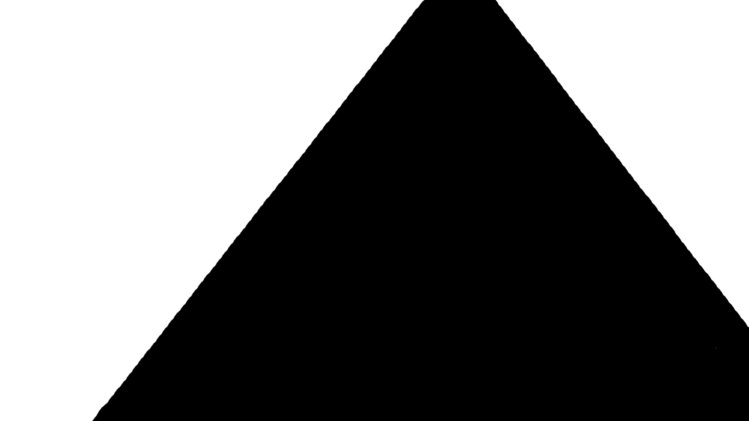
#> input picture singleframe_demo/mask.png, 1497 x 842 px (shown at 1/2 size)
$ python demo.py
#> lines starting #> are read from the running program, lines starting #| are printed output that depends on the picture; after the words box and inside, x2 and y2 are one past the last pixel; in counts of white or black regions, pixels touching at a corner belong together
from Util import Util
import cv2
import numpy as np

util = Util()

RENDER_AREA = True
FONT = cv2.FONT_HERSHEY_SIMPLEX

# Load mask image
mask = cv2.imread('mask.png',0)
#> mask is the input picture: shape (842, 1497); min 0, max 255, mean 121.4
mask = 255 - mask
mask = np.array(mask,dtype='uint8')

scale_percent = 50
width = int(mask.shape[1] * scale_percent / 100)
#> width = 748
height = int(mask.shape[0] * scale_percent / 100)
#> height = 421
dim = (width, height)
#> dim = (748, 421)

# Load image n and n-1
im1 = cv2.imread('1.jpg')
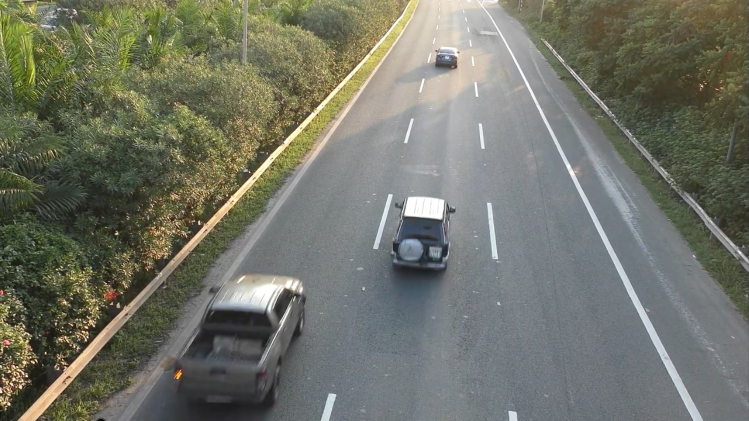
#> input picture singleframe_demo/1.jpg, 1497 x 842 px (shown at 1/2 size)
#> im1 is the input picture: shape (842, 1497, 3); mean B, G, R 103.4, 115.7, 113.5
im2 = cv2.imread('2.jpg')
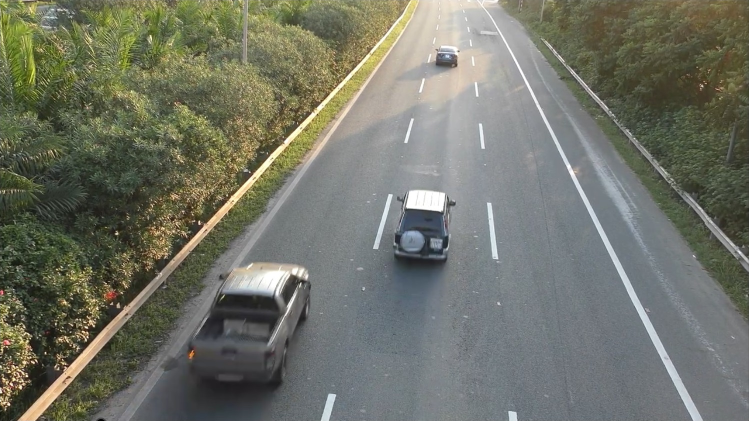
#> input picture singleframe_demo/2.jpg, 1497 x 842 px (shown at 1/2 size)
#> im2 is the input picture: shape (842, 1497, 3); mean B, G, R 103.3, 115.4, 113.2

# resize image
mask = cv2.resize(mask, dim, interpolation=cv2.INTER_AREA)
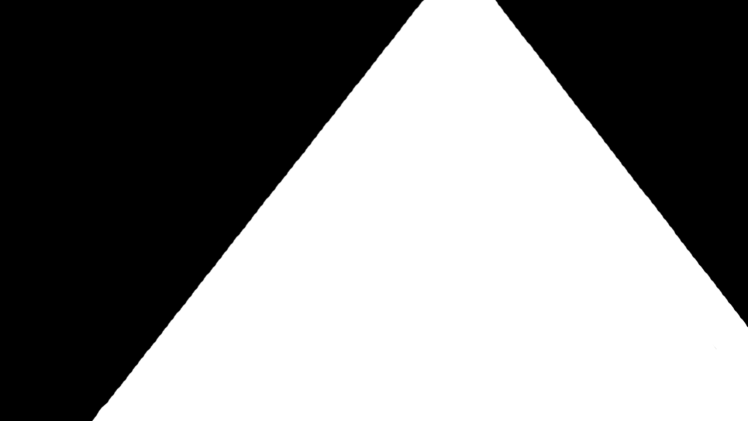
#> mask: shape (421, 748); min 0, max 255, mean 133.6
im1 = cv2.resize(im1, dim, interpolation=cv2.INTER_AREA)
#> im1: shape (421, 748, 3)
im2 = cv2.resize(im2, dim, interpolation=cv2.INTER_AREA)
#> im2: shape (421, 748, 3)

# To grayscale
im1gray = cv2.cvtColor(im1, cv2.COLOR_BGR2GRAY)
im2gray = cv2.cvtColor(im2, cv2.COLOR_BGR2GRAY)
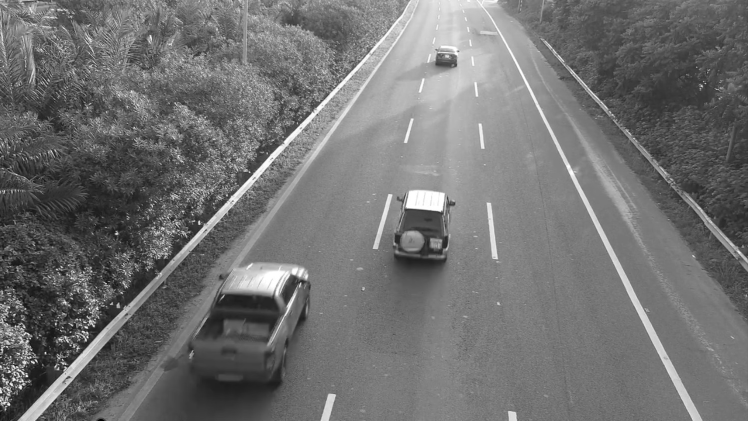
#> im2gray: shape (421, 748); min 1, max 255, mean 113.4
#cv2.imshow('im1gray', im1gray)
#cv2.imshow('im2gray', im2gray)

# Find difference between images
diff_frame = cv2.absdiff(src1=im1gray, src2=im2gray)
#cv2.imshow('difference', diff_frame)

# Treshold the image
thresh_frame = cv2.threshold(src=diff_frame, thresh=40, maxval=255, type=cv2.THRESH_BINARY)[1]
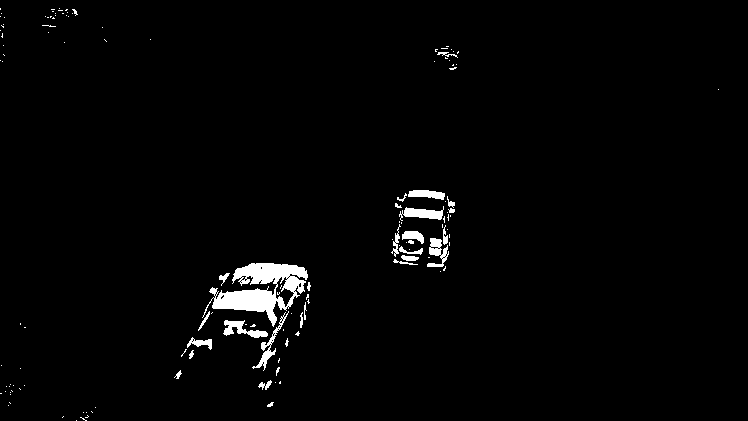
#> thresh_frame: shape (421, 748); 1.9% white; 135 white regions (108 under 20 px), largest, box (x1, y1, x2, y2) and area: (202, 263, 308, 327) 2868, (399, 206, 444, 221) 361, (223, 320, 268, 338) 351
#cv2.imshow('treshold', thresh_frame)

# Apply mask
thresh_frame = cv2.bitwise_and(thresh_frame, thresh_frame, mask=mask)
#cv2.imshow('mask', thresh_frame)

# Dilate image
dilated = cv2.dilate(thresh_frame, None, iterations=2)
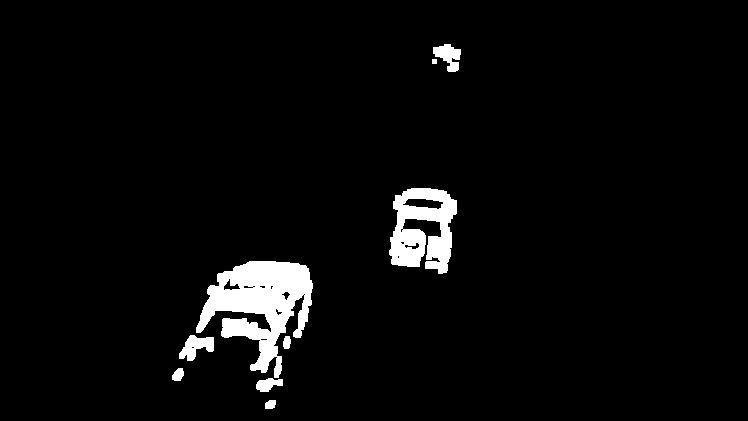
#> dilated: shape (421, 748); 3.8% white; 9 white regions
#cv2.imshow('dilate', dilated)

# Find contours
contours, _ = cv2.findContours(image=dilated, mode=cv2.RETR_EXTERNAL, method=cv2.CHAIN_APPROX_SIMPLE)
#> contours = 9 contours, 1 with area under 20; largest, box (x1, y1, x2, y2) and area: (196, 261, 313, 378) 6643, (389, 188, 457, 274) 3762, (179, 335, 214, 361) 463, (433, 44, 461, 72) 396, (256, 378, 283, 392) 214, (172, 368, 184, 381) 98, (283, 336, 291, 349) 69, (265, 400, 276, 409) 68
#cv2.drawContours(image=im2, contours=contours, contourIdx=-1, color=(0, 0, 255), thickness=2, lineType=cv2.LINE_AA)
#cv2.imshow('contours', im2)

boxes = []
for contour in contours:
    area = cv2.contourArea(contour)
    if area > 800:
        (x, y, w, h) = cv2.boundingRect(contour)
        if w * h < 20000:
            boxes.append( [x,y,w,h,area] )
#> this loop made 9 passes
#> (area, x, y, w, h) on passes 6 to 7: (6643, 196, 261, 117, 117), (3762, 389, 188, 68, 86)
#> area on passes 1, 2, 3, 4, 5, 9: 68.5, 214.5, 98.5, 69, 463, 396
#> after the loop, boxes = [[196, 261, 117, 117, 6643], [389, 188, 68, 86, 3762]]

# Render final bounding boxes
for box in boxes:
    (x,y,w,h,area) = box
    cv2.rectangle(img=im2, pt1=(x, y), pt2=(x + w, y + h), color=(0, 255, 0), thickness=2)
#> this loop made 2 passes
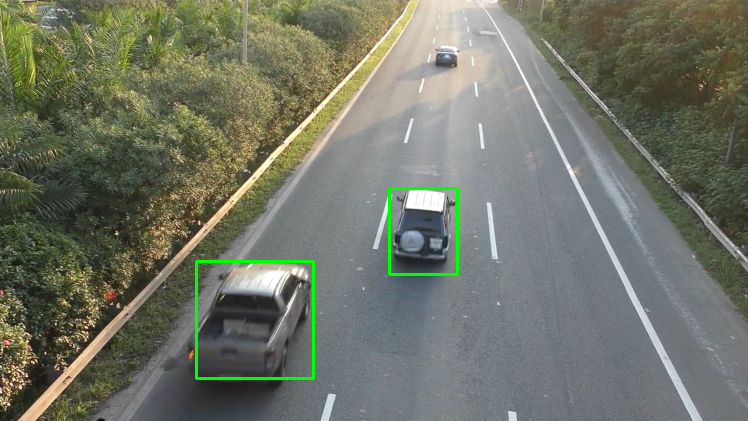
#> im2: shape (421, 748, 3); mean B, G, R 102.4, 116.5, 112.4

cv2.imshow('contours', im2)

cv2.waitKey(0)

"""
prepared_frame = cv2.cvtColor(frame, cv2.COLOR_BGR2GRAY)
diff_frame = cv2.absdiff(src1=previous_frame, src2=prepared_frame)
thresh_frame = cv2.threshold(src=diff_frame, thresh=40, maxval=255, type=cv2.THRESH_BINARY)[1]
thresh_frame = cv2.bitwise_and(thresh_frame, thresh_frame, mask=mask)
dilated = cv2.dilate(thresh_frame, None, iterations=2)
contours, _ = cv2.findContours(image=dilated, mode=cv2.RETR_EXTERNAL, method=cv2.CHAIN_APPROX_SIMPLE)
#cv2.drawContours(image=frame, contours=contours, contourIdx=-1, color=(0, 255, 0), thickness=2, lineType=cv2.LINE_AA)

# Filter bounding boxes
boxes = []
for contour in contours:
    area = cv2.contourArea(contour)
    if area > 1000:
        (x, y, w, h) = cv2.boundingRect(contour)
        if w * h < 20000:
            boxes.append( [x,y,w,h,area] )

# Render final bounding boxes
for box in boxes:
    (x,y,w,h,area) = box
    cv2.rectangle(img=frame, pt1=(x, y), pt2=(x + w, y + h), color=(0, 255, 0), thickness=2)

# Render area of bounding box
if RENDER_AREA:
    cv2.rectangle(img=frame, pt1=(x, y - 13), pt2=(x + w, y + int(h*0.1)), color=(0, 0, 0), thickness=-1)
    frame = cv2.putText(frame, str(area), (x,y), FONT, 0.5, (0, 255, 0), 1, cv2.LINE_AA)

#cv2.imshow('frame', frame)
cv2.imshow('diff_frame', diff_frame)
previous_frame = prepared_frame
"""
